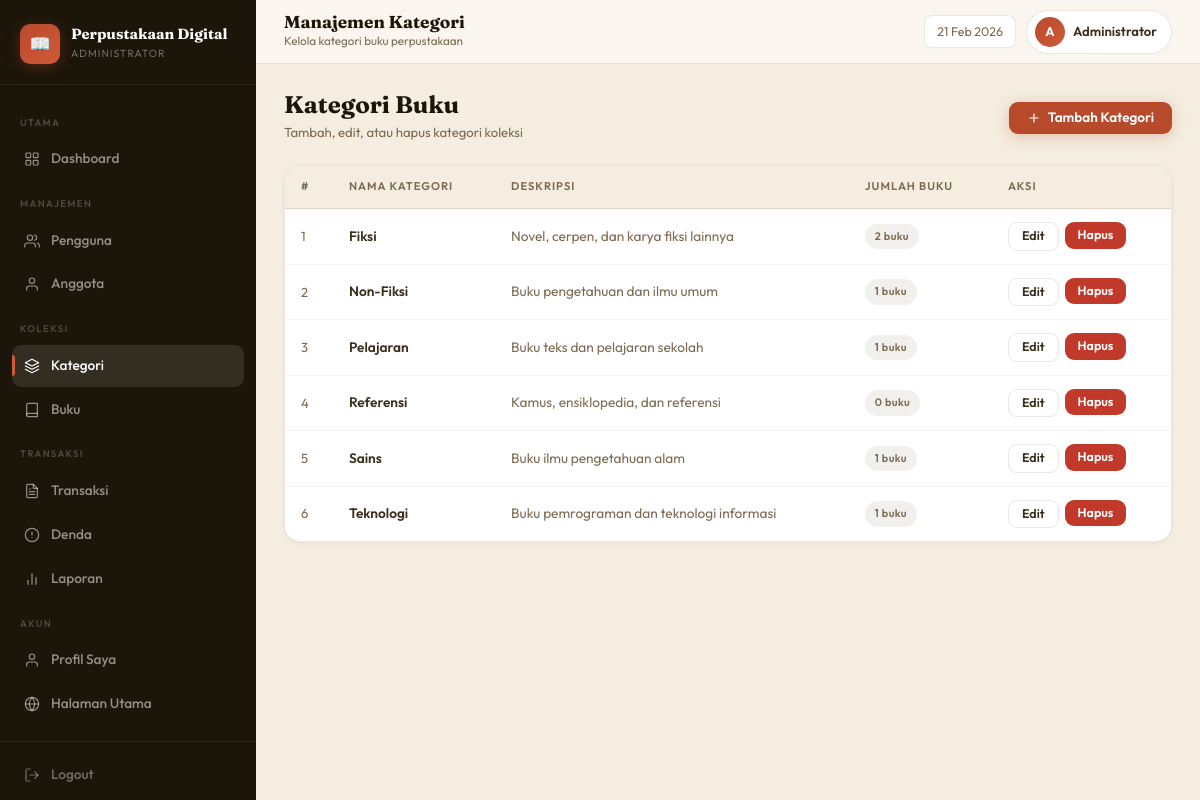
Screenshot of /admin/kategori.php (signed in) with the database file from the repository.
### tables this page shows
CREATE TABLE `kategori` (
  `id_kategori`   int(11) NOT NULL AUTO_INCREMENT,
  `nama_kategori` varchar(100) NOT NULL,
  `deskripsi`     text DEFAULT NULL,
  `created_at`    datetime DEFAULT CURRENT_TIMESTAMP,
  PRIMARY KEY (`id_kategori`)
);

### admin/kategori.php (the view, shortened to what this page needs)
<?php
$conn = getConnection();
$categories = $conn->query("SELECT k.*,(SELECT COUNT(*) FROM buku WHERE id_kategori=k.id_kategori) jml FROM kategori k ORDER BY nama_kategori");
?>
<!DOCTYPE html>
<html lang="id">
<head>
<link rel="stylesheet" href="../assets/css/style.css">
</head>
<body>
<div class="app-wrap">
  <?php include 'includes/nav.php'; ?>
  <div class="main-area">
    <?php include 'includes/header.php'; ?>
    <main class="content">
      <div class="page-header">
        <div>
          <div class="page-header-title">Kategori Buku</div>
          <div class="page-header-sub">Tambah, edit, atau hapus kategori koleksi</div>
        </div>
        <button class="btn btn-primary" onclick="document.getElementById('addModal').style.display='flex'">
          <svg viewBox="0 0 24 24"><line x1="12" y1="5" x2="12" y2="19"/><line x1="5" y1="12" x2="19" y2="12"/></svg>
          Tambah Kategori
        </button>
      </div>
      <div class="card">
        <div class="table-wrap">
          <table>
            <thead>
              <tr>
                <th>#</th>
                <th>Nama Kategori</th>
                <th>Deskripsi</th>
                <th>Jumlah Buku</th>
                <th>Aksi</th>
              </tr>
            </thead>
            <tbody>
              <?php if ($categories && $categories->num_rows > 0): $no = 1; ?>
                <?php while($r = $categories->fetch_assoc()): ?>
                <tr>
                  <td class="text-muted text-sm"><?= $no++ ?></td>
                  <td><div class="fw-600"><?= htmlspecialchars($r['nama_kategori']) ?></div></td>
                  <td class="text-muted"><?= htmlspecialchars($r['deskripsi'] ?? '—') ?></td>
                  <td><span class="badge badge-muted"><?= $r['jml'] ?> buku</span></td>
                  <td>
                    <div style="display:flex;gap:6px">
                      <a href="?edit=<?= $r['id_kategori'] ?>" class="btn btn-ghost btn-sm">Edit</a>
                      <form method="POST" onsubmit="return confirm('Hapus kategori ini?')" style="display:inline">
                        <button name="delete" class="btn btn-danger btn-sm">Hapus</button>
                      </form>
                    </div>
                  </td>
                </tr>
                <?php endwhile; ?>
              <?php endif; ?>
            </tbody>
          </table>
        </div>
      </div>
    </main>
  </div>
</div>
</body>
</html>

### assets/css/style.css (style rules this page uses)
:root { --bg: #f4ede0; --bg2: #ede4d2; --paper: #faf6ef; --white: #ffffff; --ink: #1c1509; --ink2: #3b2f1e; --muted: #7c6b52; --border: rgba(80,55,25,.12); --border2: rgba(80,55,25,.06); --rust: #b84a2c; --rust2: #d05a38; --gold: #c48a20; --sage: #496640; --navy: #2c4f7c; --sidebar-w: 256px; --sh0: 0 1px 4px rgba(28,21,9,.06); --sh1: 0 1px 12px rgba(28,21,9,.07); --sh2: 0 6px 32px rgba(28,21,9,.13); --sh3: 0 16px 60px rgba(28,21,9,.18); }
*,*::before,*::after { margin:0; padding:0; box-sizing:border-box; }
html { font-size:16px; scroll-behavior:smooth; }
body { font-family:'Outfit',sans-serif; background:var(--bg); color:var(--ink); line-height:1.6; min-height:100vh; }
a { text-decoration:none; color:inherit; }
button { cursor:pointer; font-family:inherit; }
.app-wrap { display:flex; min-height:100vh; }
.main-area { margin-left:var(--sidebar-w); flex:1; display:flex; flex-direction:column; min-width:0; }
.content { padding:28px; flex:1; }
.card { background:var(--white); border:1px solid var(--border); border-radius:16px; box-shadow:var(--sh0); overflow:hidden; transition:box-shadow .25s, transform .25s; }
.table-wrap { overflow-x:auto; }
table { width:100%; border-collapse:collapse; }
thead th { padding:12px 16px; text-align:left; font-size:.7rem; font-weight:600; text-transform:uppercase; letter-spacing:.09em; color:var(--muted); background:var(--bg); border-bottom:1px solid var(--border); white-space:nowrap; }
tbody td { padding:13px 16px; font-size:.855rem; color:var(--ink2); border-bottom:1px solid var(--border2); vertical-align:middle; }
tbody tr:last-child td { border-bottom:none; }
.badge { display:inline-flex; align-items:center; gap:5px; padding:4px 10px; border-radius:20px; font-size:.68rem; font-weight:600; letter-spacing:.04em; white-space:nowrap; }
.badge-muted { background:rgba(124,107,82,.1); color:var(--muted); }
.btn { display:inline-flex; align-items:center; gap:7px; padding:9px 18px; border-radius:9px; font-size:.845rem; font-weight:600; border:none; transition:all .22s; line-height:1; white-space:nowrap; text-decoration:none; }
.btn svg { width:14px; height:14px; stroke:currentColor; fill:none; stroke-width:2; stroke-linecap:round; stroke-linejoin:round; }
.btn-sm { padding:7px 13px; font-size:.78rem; }
.btn-primary { background:var(--rust); color:#fff; box-shadow:0 3px 14px rgba(184,74,44,.28); }
.btn-ghost { background:transparent; color:var(--ink2); border:1.5px solid var(--border); }
.btn-danger { background:#c0392b; color:#fff; }
.page-header { display:flex; align-items:center; justify-content:space-between; flex-wrap:wrap; gap:14px; margin-bottom:22px; }
.page-header-title { font-family:'Fraunces',serif; font-size:1.5rem; font-weight:700; color:var(--ink); line-height:1.1; }
.page-header-sub { font-size:.82rem; color:var(--muted); margin-top:4px; }
.text-muted { color:var(--muted); }
.text-sm { font-size:.82rem; }
.fw-600 { font-weight:600; }

### rows the page displays
kategori: nama_kategori "Fiksi", deskripsi "Novel, cerpen, dan karya fiksi lainnya", jml "2"
kategori: nama_kategori "Non-Fiksi", deskripsi "Buku pengetahuan dan ilmu umum", jml "1"
kategori: nama_kategori "Pelajaran", deskripsi "Buku teks dan pelajaran sekolah", jml "1"
kategori: nama_kategori "Referensi", deskripsi "Kamus, ensiklopedia, dan referensi", jml "0"
kategori: nama_kategori "Sains", deskripsi "Buku ilmu pengetahuan alam", jml "1"
kategori: nama_kategori "Teknologi", deskripsi "Buku pemrograman dan teknologi informasi", jml "1"

### other values shown
$page_title "Manajemen Kategori"
$page_sub "Kelola kategori buku perpustakaan"
substr(getPenggunaName(),0,1) "A"
getPenggunaName() "Administrator"
